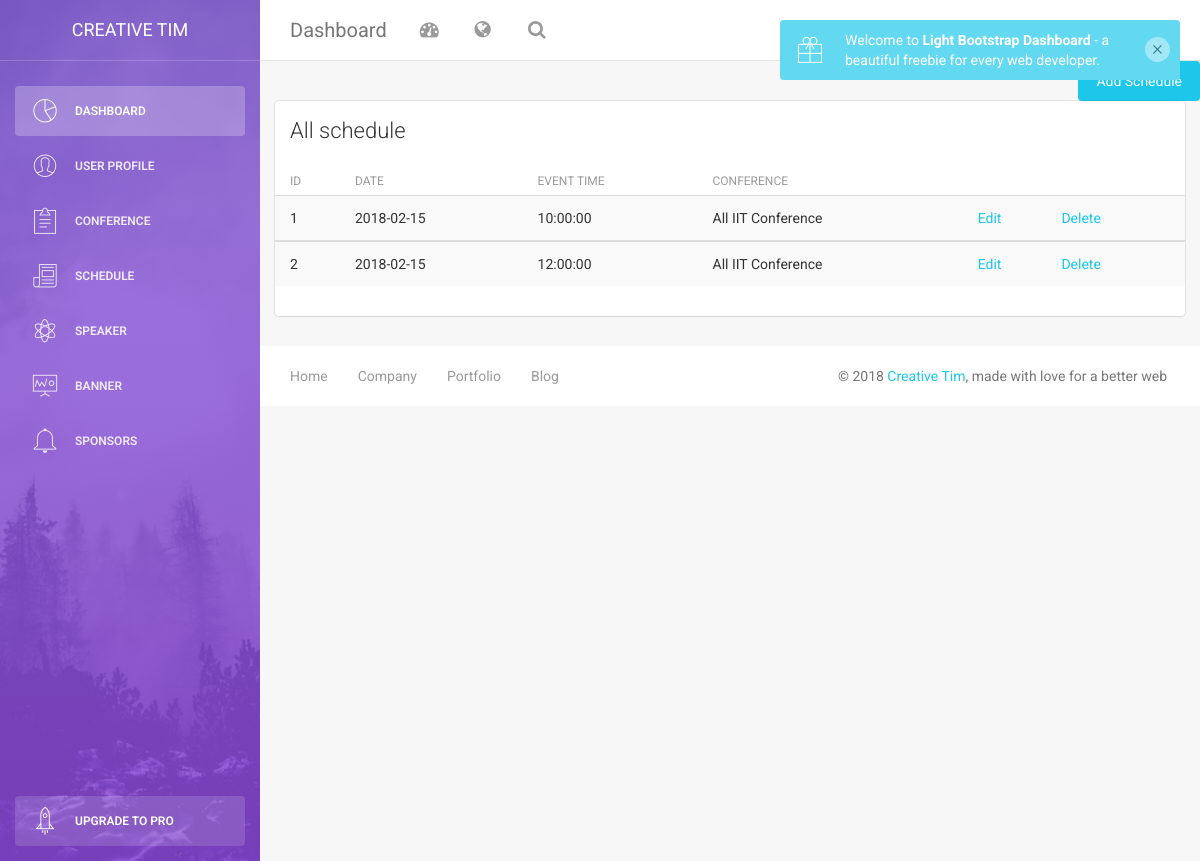
Before: /admin/schedule.php (signed in) with the older database file.
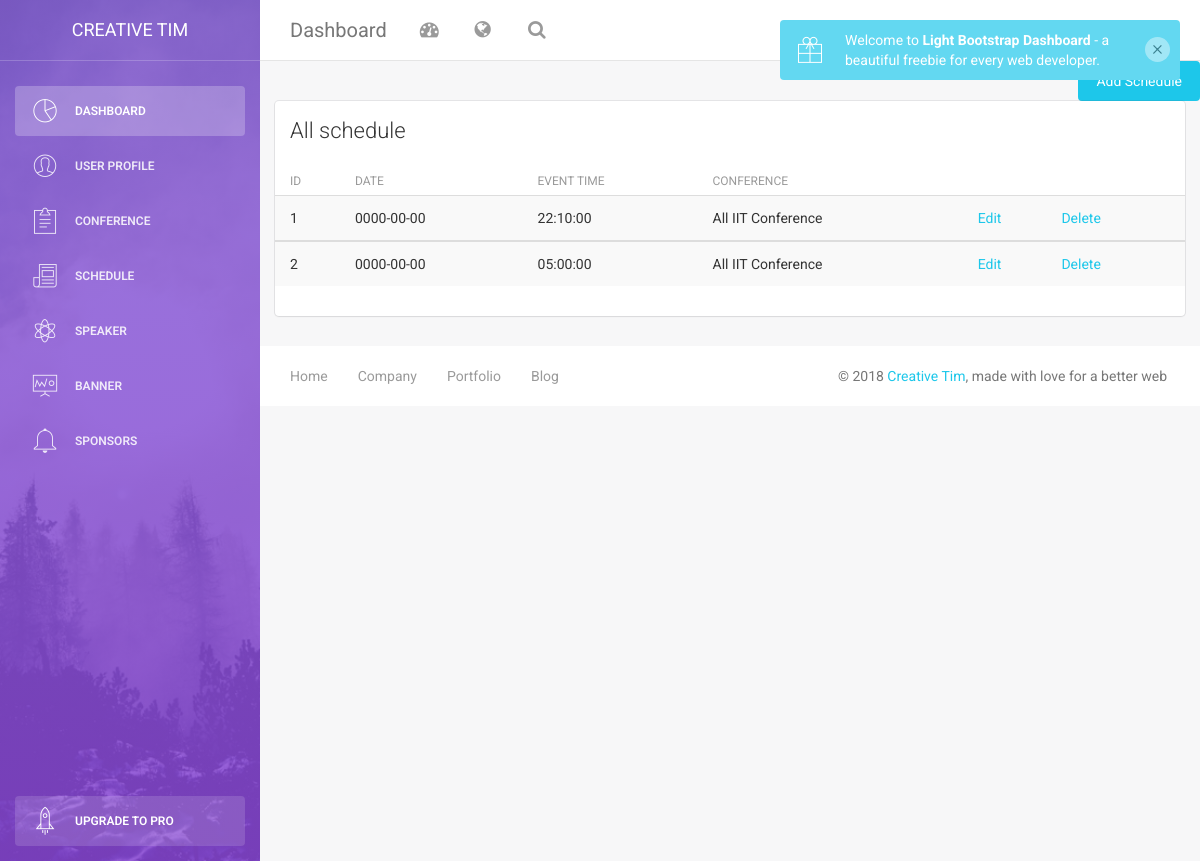
After: the same page with the newer database file.
### tables this page shows
CREATE TABLE `conference_schedule_detail` (
  `schedule_id` int(3) NOT NULL,
  `schedule_date` date NOT NULL,
  `schedule_time` time NOT NULL,
  `schedule_title` varchar(100) NOT NULL,
  `speaker_id` int(3) NOT NULL,
  `admin_id` int(3) NOT NULL,
  `created_by` int(3) NOT NULL,
  `updated_by` int(3) NOT NULL,
  `conference_id` int(3) NOT NULL
);

CREATE TABLE `conference_detail` (
  `conference_id` int(3) NOT NULL COMMENT 'Primary Key',
  `conference_title` varchar(30) NOT NULL COMMENT 'Title of the About Us',
  `conference_image` varchar(100) NOT NULL COMMENT 'Image of the About Us',
  `conference_desc` varchar(200) NOT NULL COMMENT 'Description of the About Us',
  `conference_start_date` date NOT NULL,
  `conference_end_date` date NOT NULL,
  `conference_landmark` varchar(100) NOT NULL,
  `conference_active_flag` int(1) NOT NULL,
  `created_by` int(3) NOT NULL,
  `updated_by` int(3) NOT NULL,
  `admin_id` int(11) NOT NULL COMMENT 'Foreign Key: Admin_id ',
  `conference_city` varchar(30) NOT NULL,
  `conference_state` varchar(30) NOT NULL,
  `conference_country` varchar(30) NOT NULL,
  `conference_postalcode` int(6) NOT NULL
);

### admin/schedule.php (the view, shortened to what this page needs)
<?php include('layout/header.php'); ?>
<?php include('layout/leftsidebar.php'); ?>
    <form method="post">
        <div class="content">
                      <button type="submit" class="btn btn-info btn-fill pull-right" name="add_schedule">Add
                      Schedule</button>
            <div class="container-fluid">
                <div class="row">
                    <div class="col-md-12">
                        <div class="card">
                            <div class="header">
                                <h4 class="title">All schedule</h4>
                            </div>
                            <div class="content table-responsive table-full-width">
                                <table class="table table-hover table-striped">
                                    <thead>
                                        <th>ID</th>
                                        <th>Date</th>
                                        <th>Event Time</th>
                                        <th>Conference </th>
                                    </thead>
                                    <?php
 $select_query="SELECT conference_schedule_detail.schedule_date,conference_schedule_detail.schedule_id,conference_schedule_detail.schedule_time, conference_schedule_detail.schedule_time,conference_detail.conference_title FROM conference_schedule_detail LEFT JOIN conference_detail ON conference_schedule_detail.conference_id = conference_detail.conference_id and conference_schedule_detail.admin_id = conference_detail.admin_id";
                                        $result_data = mysqli_query($_connection,$select_query);
                                        $_increment = 1;
                                        while($rows = mysqli_fetch_assoc($result_data)){
                                         ?>
                                    <tbody>
                                        <tr>
                                            <td><?php
                                            echo $_increment ?></td>
                                            <td><?php echo $rows['schedule_date']; ?></td>
                                            <td><?php echo $rows['schedule_time']; ?></td>
                                            <td><?php echo $rows['conference_title']?></td>
                                            <td>
                                            <?php
                                        echo "<a href='editschedule.php?id=" . $rows['schedule_id'] . "'>Edit</a>"; ?>
                                        <?php
                                        echo "<td><a href='deleteschedule.php?id=" . $rows['schedule_id'] . "'>Delete</a></td>"; ?>
                                        </tr>
                                    </tbody>
                                    <?php
                                    $_increment++; } ?>
                                </table>
                            </div>
                        </div>
                    </div>
                </div>
            </div>
        </div>
    </form>
<?php include('layout/footer.php'); ?>

### admin/layout/header.php (shortened to what this page needs)
<!doctype html>
<html lang="en">
<head>
    <link href="<?php echo BASE_URL; ?>assets/css/bootstrap.min.css" rel="stylesheet" />
    <link href="<?php echo BASE_URL; ?>assets/css/animate.min.css" rel="stylesheet"/>
    <link href="<?php echo BASE_URL; ?>assets/css/light-bootstrap-dashboard.css?v=1.4.0" rel="stylesheet"/>
    <link href="<?php echo BASE_URL; ?>assets/css/demo.css" rel="stylesheet" />
    <link href="http://maxcdn.bootstrapcdn.com/font-awesome/4.2.0/css/font-awesome.min.css" rel="stylesheet">
    <link href="<?php echo BASE_URL; ?>assets/css/pe-icon-7-stroke.css" rel="stylesheet" />
</head>
<body>
     <div class="main-panel">
        <nav class="navbar navbar-default navbar-fixed">
            <div class="container-fluid">
                <div class="navbar-header">
                    <a class="navbar-brand" href="#">Dashboard</a>
                </div>
                <div class="collapse navbar-collapse">
                    <ul class="nav navbar-nav navbar-left">
                        <li>
                            <a href="#" class="dropdown-toggle" data-toggle="dropdown">
                                <i class="fa fa-dashboard"></i>
                            </a>
                        </li>
                        <li class="dropdown">
                              <a href="#" class="dropdown-toggle" data-toggle="dropdown">
                                    <i class="fa fa-globe"></i>
                              </a>
                        </li>
                        <li>
                           <a href="">
                                <i class="fa fa-search"></i>
                            </a>
                        </li>
                    </ul>
                    <ul class="nav navbar-nav navbar-right">
                        <li class="dropdown">
                              <a href="#" class="dropdown-toggle" data-toggle="dropdown">
                                    <p>
                                    </p>
                              </a>
                        </li>
                        <li>
                           <a href="login.php">
                               <p>Login</p>
                            </a>
                        </li>
                        <li>
                            <a href="registration.php">
                                <p>Register</p>
                            </a>
                        </li>
                    </ul>
                </div>
            </div>
        </nav>

### admin/layout/leftsidebar.php
<div class="wrapper">
    <div class="sidebar" data-color="purple" data-image="../assets/img/sidebar-5.jpg">
    	<div class="sidebar-wrapper">
            <div class="logo">
                <a href="http://www.creative-tim.com" class="simple-text">
                    Creative Tim
                </a>
            </div>
            <ul class="nav">
                <li class="active">
                    <a href="dashboard.php">
                        <i class="pe-7s-graph"></i>
                        <p>Dashboard</p>
                    </a>
                </li>
                <li>
                    <a href="user/index.php">
                        <i class="pe-7s-user"></i>
                        <p>User Profile</p>
                    </a>
                </li>
                <li>
                    <a href="conference/index.php">
                        <i class="pe-7s-note2"></i>
                        <p>Conference
                        </p>
                    </a>
                </li>
                <li>
                    <a href="schedule/index.php">
                        <i class="pe-7s-news-paper"></i>
                        <p>Schedule</p>
                    </a>
                </li>
                <li>
                    <a href="speaker/index.php">
                        <i class="pe-7s-science"></i>
                        <p>Speaker</p>
                    </a>
                </li>
                <li>
                    <a href="banner/banner.php">
                        <i class="pe-7s-display1"></i>
                        <p>Banner</p>
                    </a>
                </li>
                <li>
                    <a href="sponsor/sponsor.php">
                        <i class="pe-7s-bell"></i>
                        <p>Sponsors</p>
                    </a>
                </li>
				<li class="active-pro">
                    <a href="upgrade.php">
                        <i class="pe-7s-rocket"></i>
                        <p>Upgrade to PRO</p>
                    </a>
                </li>
            </ul>
    	</div>
    </div>

### admin/layout/footer.php (shortened to what this page needs)
     <footer class="footer">
            <div class="container-fluid">
                <nav class="pull-left">
                    <ul>
                        <li>
                            <a href="#">
                                Home
                            </a>
                        </li>
                        <li>
                            <a href="#">
                                Company
                            </a>
                        </li>
                        <li>
                            <a href="#">
                                Portfolio
                            </a>
                        </li>
                        <li>
                            <a href="#">
                               Blog
                            </a>
                        </li>
                    </ul>
                </nav>
                <p class="copyright pull-right">
                    &copy; <script>document.write(new Date().getFullYear())</script> <a href="http://www.creative-tim.com">Creative Tim</a>, made with love for a better web
                </p>
            </div>
        </footer>
    </div>
</div>
</body>
</html>

### admin/assets/css/demo.css (style rules this page uses)
.sidebar .nav > li.active-pro { position: absolute; width: 100%; bottom: 10px; }
.sidebar .nav > li.active-pro a { background: rgba(255, 255, 255, 0.14); opacity: 1; color: #FFFFFF; }

Changed rows visible on the page:
removed conference_schedule_detail: schedule_date "2018-02-15", schedule_time "10:00:00", conference.conference_title "All IIT Conference"
removed conference_schedule_detail: schedule_date "2018-02-15", schedule_time "12:00:00", conference.conference_title "All IIT Conference"
added conference_schedule_detail: schedule_date "0000-00-00", schedule_time "22:10:00", conference.conference_title "All IIT Conference"
added conference_schedule_detail: schedule_date "0000-00-00", schedule_time "05:00:00", conference.conference_title "All IIT Conference"
